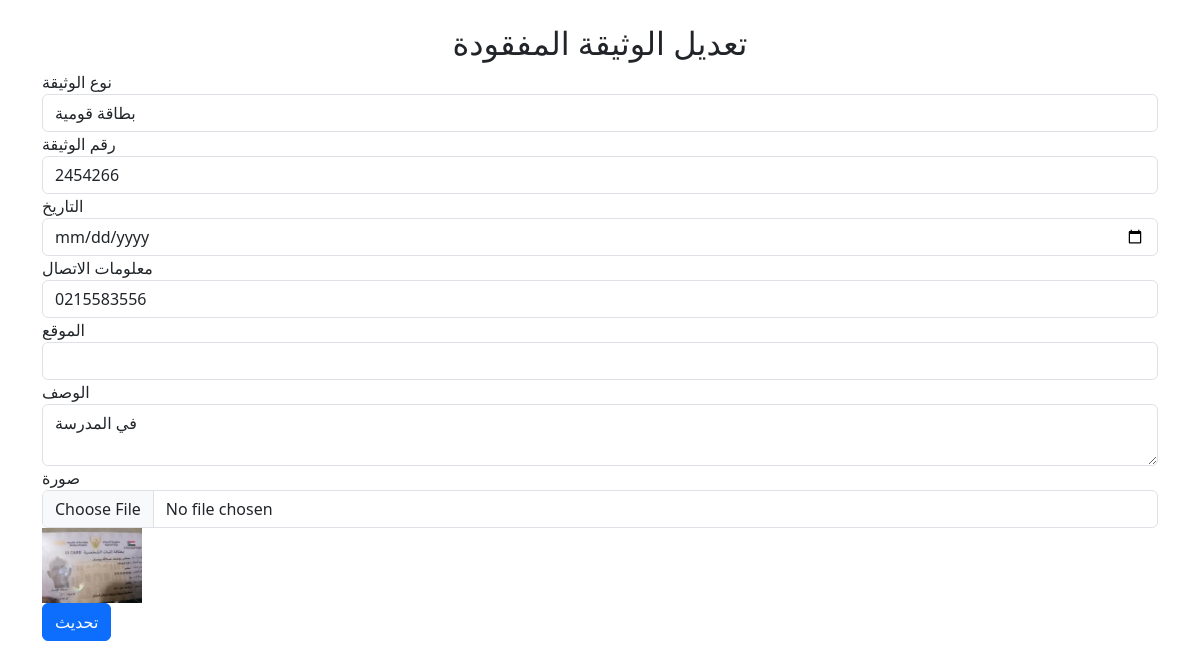
The app's page /update_found_documet.php?id=3023 (signed in) with its own data.
### tables this page shows
CREATE TABLE `found_document` (
  `id` int(11) NOT NULL,
  `document_type` varchar(100) NOT NULL,
  `document_number` varchar(255) NOT NULL,
  `date` date NOT NULL,
  `contact` varchar(255) NOT NULL,
  `location` varchar(100) NOT NULL,
  `description` text NOT NULL,
  `image` varchar(255) NOT NULL,
  `user_id` int(11) DEFAULT NULL
);

### update_found_documet.php (the view, shortened to what this page needs)
<?php
include('config.php');
if (isset($_GET['id'])) {
    $id = $_GET['id'];
    $result = mysqli_query($con, "SELECT * FROM found_document WHERE id='$id'");
    $row = mysqli_fetch_array($result);
} else {
    header("Location: view_found_document.php");
    exit;
}
?>
<!DOCTYPE html>
<html lang="ar">
<head>
    <link rel="stylesheet" href="bootstrap/css/bootstrap.min.css">
</head>
<body>
    <div class="container">
        <h2 class="text-center mt-4">تعديل الوثيقة المفقودة</h2>
        <form action="" method="post" enctype="multipart/form-data">
            <div class="form-group">
                <label for="document_type">نوع الوثيقة</label>
                <input type="text" name="document_type" class="form-control" value="<?php echo $row['document_type']; ?>" required>
            </div>
            <div class="form-group">
                <label for="document_number">رقم الوثيقة</label>
                <input type="text" name="document_number" class="form-control" value="<?php echo $row['document_number']; ?>" required>
            </div>
            <div class="form-group">
                <label for="date_found">التاريخ</label>
                <input type="date" name="date_found" class="form-control" value="<?php echo $row['date_found']; ?>" required>
            </div>
            <div class="form-group">
                <label for="contact">معلومات الاتصال</label>
                <input type="text" name="contact" class="form-control" value="<?php echo $row['contact']; ?>" required>
            </div>
            <div class="form-group">
                <label for="location_found">الموقع</label>
                <input type="text" name="location_found" class="form-control" value="<?php echo $row['location_found']; ?>" required>
            </div>
            <div class="form-group">
                <label for="description">الوصف</label>
                <textarea name="description" class="form-control" required><?php echo $row['description']; ?></textarea>
            </div>
            <div class="form-group">
                <label for="image">صورة</label>
                <input type="file" name="image" class="form-control">
                <img src="<?php echo $row['image']; ?>" width="100" alt="Document Image">
            </div>
            <button type="submit" name="update" class="btn btn-primary btn-block">تحديث</button>
        </form>
    </div>
</body>
</html>

### records on screen
found_document: document_type "بطاقة قومية", document_number "2454266", contact "0215583556", description "في المدرسة", image (picture)
